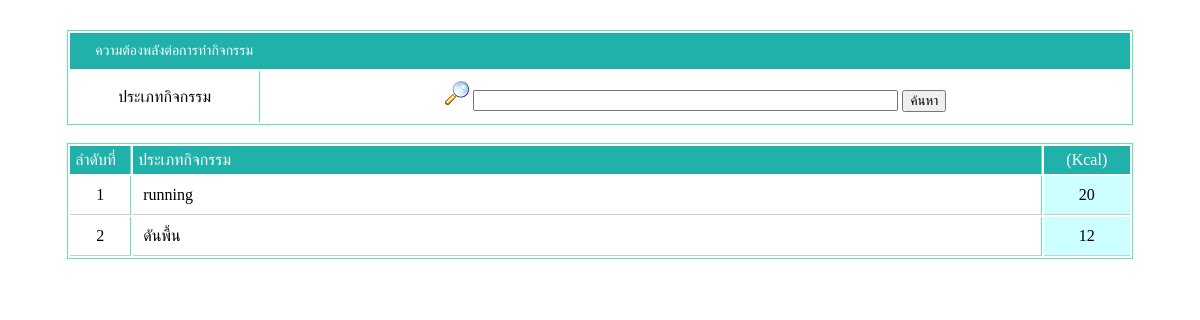
The page /font_end/activity.php on the database its author committed.
### tables this page shows
CREATE TABLE `activity` (
  `activityid` int(5) NOT NULL auto_increment,
  `activity_name` varchar(20) NOT NULL,
  `detail` varchar(50) NOT NULL,
  `number_week` varchar(10) NOT NULL,
  `energy` varchar(50) NOT NULL,
  PRIMARY KEY  (`activityid`)
);

### font_end/activity.php (the view, shortened to what this page needs)
<!DOCTYPE html>
<html>
    <head>
    </head>
    <body>
        <?php
        if (!empty($_POST["key_word"])) {
            $keyword = $_POST["key_word"];
        } else {
            $keyword = $_GET["key_word"];
        }
        ?>
        <div style="margin-top: 30px">
            <form action="index.php?url=activity" method="post">
                <table align="center" width="90%" class="gid" cellpadding="3px">
             <thead>
            <tr>
                <td colspan="2" class="a_h">
                    <div style="margin-left: 15px;font-size: 14px;color:#fff;">
                        ความต้องพลังต่อการทำกิจกรรม
                    </div>
                </td>
            </tr>
            </thead>
            <tbody>
            <tr align="center">
                <td class="a_l">ประเภทกิจกรรม</td>
                <td>
                    <img src="../ico/view.ico"/>
                    <input type="text"  size="50" name="key_word" value="<?=$keyword?>"/>
                    <input type="submit"name="search_button" value="ค้นหา"/>
                </td>
            </tr>
            </tbody>
            </table>
            </form>
   ?><br/>
  <?php if(empty($_POST["search_button"]) && empty($_GET["key_word"])) : ?>
   <?php
        $sql = "SELECT * FROM activity";
            $rs = mysql_query($sql);
                $n = 1;
   ?>
   <table align="center"  width="90%" class="gid" cellpadding="3px">
       <thead>
           <tr style="background:lightseagreen;color: #fff;">
                <td width="50px" class="a_l">
                    ลำดับที่
                </td>
                <td class="a_l">ประเภทกิจกรรม</td>
                <td width="80px" align="center">(Kcal)</td>
            </tr>
            </thead>
            <tbody>
            <?php while ($r = mysql_fetch_array($rs)):?>
            <tr>
                <td align="center" class="a_l" style="border-bottom: #ccc 1px solid;">
                    <?php echo $n++;?>
                </td>
                <td class="a_l" style="border-bottom: #ccc 1px solid;">
                    <?=$r[activity_name]?>
                </td>
                <td align="center"
                    style="border-bottom: #ccc 1px solid;background:#ccffff;">
                    <?=$r[energy]?>
                </td>
            </tr>
            </tbody>
            <?php endwhile;?>
         </table>
  <?php endif;?>
  </body>
</html>

### font_end/activity.php (style rules this page uses)
.gid { border: #61e5ab 1.5px solid; }
.gid tbody tr td { padding: 10px; }
.a_h { background:lightseagreen;padding: 10px; }
.a_l { border-right: #61e5ab 1px solid;padding: 5px; }

### rows shown on the page
activity: activity_name "running", energy "20"
activity: activity_name "ดันพื้น", energy "12"
